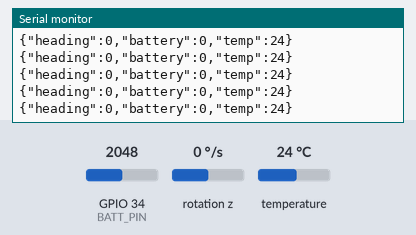
Bench run of a sketch on a simulated ESP32. Parts: the last lines printed to the serial monitor. Wiring (inferred from the names in the program): MPU-6050 motion sensor at I2C address 0x68. Inputs (shaded band) come from the test bench; at power-on: rotation z 0 °/s, GPIO 34 (BATT_PIN) = 2048, temperature 24 °C (analog values on the 0–4095 scale).

Above: at 1.9 s.
2.0 s: rotation z set to -192 °/s
At 2.11 s:
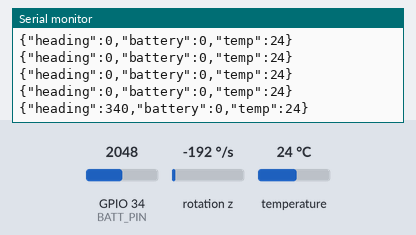
3.5 s: GPIO 34 (BATT_PIN) set to 2866
At 3.51 s:
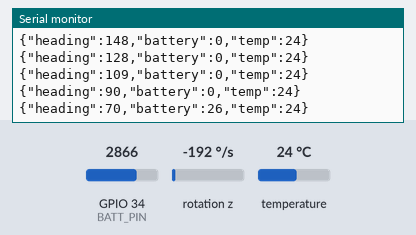
5.0 s: temperature set to 12 °C
At 5.02 s:
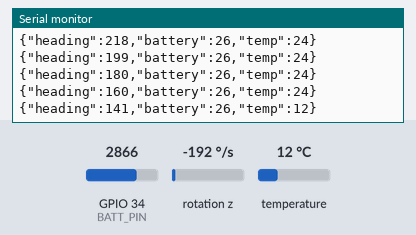
6.5 s: GPIO 34 (BATT_PIN) set to 3603
At 6.53 s:
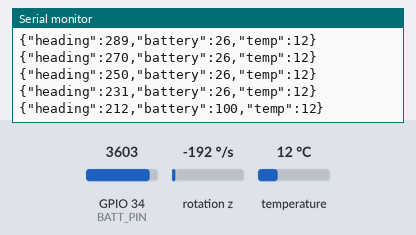
8.0 s: rotation z set to -100 °/s
At 8.04 s:
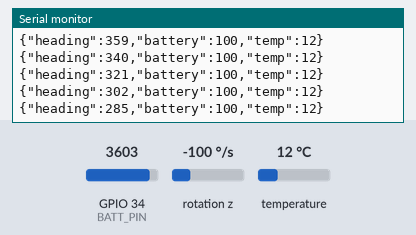
Timing chart, 0 to 10.5 s (numbered marks = the images above; inputs shaded):
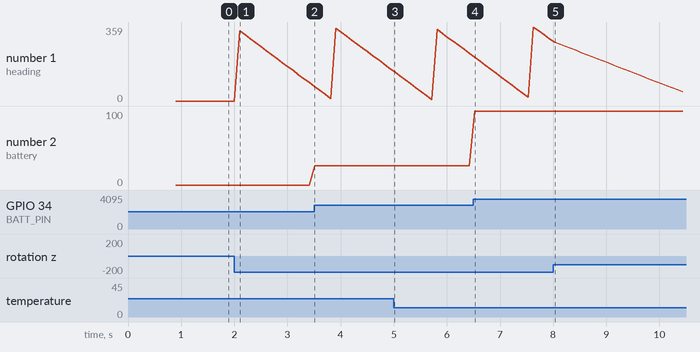

Measured:
- after the input at 2.0 s, the serial monitor: prints a new line after 0.10 s (image 1)
- after the input at 3.5 s, the serial monitor: prints a new line at once (image 2)
- after the input at 5.0 s, the serial monitor: prints a new line at once (image 3)
- after the input at 6.5 s, the serial monitor: prints a new line at once (image 4)
- after the input at 8.0 s, the serial monitor: prints a new line at once (image 5)
- plotted number 1: 0 → 90 after the input at 2.0 s, 302 → 44 after the input at 8.0 s
- plotted number 2: 0 → 26 after the input at 3.5 s, 26 → 100 after the input at 6.5 s

The sketch:

SensorFeeder.ino
```cpp
/*
 * SensorFeeder.ino  -  Sensor-Feeder fuer den V3 AR-Helm
 *
 * Liest Bewegung (MPU6050 IMU ueber I2C) und Akkuspannung (Spannungsteiler)
 * und schickt sie als JSON-Zeilen ueber die serielle Schnittstelle an den
 * AR-Rechner (Raspberry Pi 4/5), wo ar_passthrough.py sie ins HUD einblendet.
 *
 * WICHTIG (siehe Documentation/Guides/Elektronik-AR-Display.md, Abschnitt 4):
 * Sensorik und Luefter laufen BEWUSST auf einem eigenen Mikrocontroller,
 * unabhaengig vom Grafik-Rechner. Faellt der Pi aus, laeuft dieser Controller
 * (und damit z.B. die Luefterregelung) weiter.
 *
 * Zielboard: ESP32 (empfohlen) oder Arduino Nano. Auf Arduino den ADC-Teil
 * an 10-bit ADC und 5V-Logik anpassen.
 *
 * Verkabelung (ESP32):
 *   MPU6050 SDA -> GPIO 21,  SCL -> GPIO 22,  VCC -> 3V3,  GND -> GND
 *   Akku-Spannungsteiler -> GPIO 34 (ADC1, nur Eingang)
 *
 * Ausgabe (eine Zeile, ca. 10 Hz):
 *   {"heading":123,"battery":78,"temp":41}
 *
 * Hinweis: "heading" stammt aus integrierter Gyro-Z-Rate und ist RELATIV
 * (driftet langsam). Fuer einen echten Kompass zusaetzlich ein Magnetometer
 * (z.B. HMC5883L) ergaenzen. Fuer ein Cosplay-HUD ist die relative Drehung
 * meist ausreichend.
 */

#include <Wire.h>

// ---- Konfiguration ----
const uint8_t  MPU_ADDR    = 0x68;   // MPU6050 I2C-Adresse (AD0 = GND)
const uint8_t  BATT_PIN    = 34;     // ADC-Pin am Spannungsteiler
const float    ADC_REF     = 3.30;   // ESP32 ADC-Referenz (Volt)
const int      ADC_MAX     = 4095;   // 12-bit ADC
// Teiler so waehlen, dass die volle Akkuspannung am Pin unter 3.3 V bleibt:
// 2S (8.4 V) mit 200k (oben) / 100k (unten) = Faktor 3.0 -> 2.8 V am Pin.
// Ein 100k/100k-Teiler (Faktor 2.0) legt 4.2 V an GPIO34 und beschaedigt den ADC.
const float    DIVIDER     = 3.0;    // Teilerfaktor (R_oben + R_unten) / R_unten
const float    BATT_FULL   = 8.40;   // 2S LiPo voll (Volt)
const float    BATT_EMPTY  = 6.40;   // 2S LiPo leer (Volt)
const uint32_t SEND_EVERY  = 100;    // ms zwischen Ausgaben (10 Hz)

float headingDeg = 0.0;
float gyroZbias  = 0.0;
uint32_t lastSend = 0;
uint32_t lastIntegrate = 0;

void mpuWrite(uint8_t reg, uint8_t val) {
  Wire.beginTransmission(MPU_ADDR);
  Wire.write(reg);
  Wire.write(val);
  Wire.endTransmission();
}

int16_t mpuReadWord(uint8_t reg) {
  Wire.beginTransmission(MPU_ADDR);
  Wire.write(reg);
  Wire.endTransmission(false);
  Wire.requestFrom((int)MPU_ADDR, 2, true);
  int16_t hi = Wire.read();
  int16_t lo = Wire.read();
  return (hi << 8) | lo;
}

// Gyro-Z in Grad/Sekunde (Standard-Empfindlichkeit +-250 dps -> 131 LSB/dps)
float readGyroZdps() {
  return mpuReadWord(0x47) / 131.0;
}

float readTempC() {
  // MPU6050 Temperaturformel laut Datenblatt
  return mpuReadWord(0x41) / 340.0 + 36.53;
}

int batteryPercent() {
  long sum = 0;
  for (int i = 0; i < 16; i++) {
    sum += analogRead(BATT_PIN);
  }
  float adc = sum / 16.0;
  float vpin = (adc / ADC_MAX) * ADC_REF;
  float vbatt = vpin * DIVIDER;
  float pct = (vbatt - BATT_EMPTY) / (BATT_FULL - BATT_EMPTY) * 100.0;
  if (pct < 0) pct = 0;
  if (pct > 100) pct = 100;
  return (int)(pct + 0.5);
}

void calibrateGyro() {
  // Controller beim Start ruhig liegen lassen: Gyro-Z-Nullpunkt messen
  float sum = 0;
  const int n = 200;
  for (int i = 0; i < n; i++) {
    sum += readGyroZdps();
    delay(3);
  }
  gyroZbias = sum / n;
}

void setup() {
  Serial.begin(115200);
  Wire.begin();           // ESP32: SDA=21, SCL=22 (Standard)
  mpuWrite(0x6B, 0x00);   // MPU6050 aus dem Sleep wecken
  delay(100);
  analogReadResolution(12);
  calibrateGyro();
  lastIntegrate = millis();
  lastSend = millis();
}

void loop() {
  uint32_t now = millis();

  // Gyro-Z integrieren -> relative Drehung (Heading)
  float dps = readGyroZdps() - gyroZbias;
  float dt = (now - lastIntegrate) / 1000.0;
  lastIntegrate = now;
  if (dt > 0 && dt < 0.5) {
    headingDeg += dps * dt;
    while (headingDeg < 0)    headingDeg += 360.0;
    while (headingDeg >= 360) headingDeg -= 360.0;
  }

  if (now - lastSend >= SEND_EVERY) {
    lastSend = now;
    int batt = batteryPercent();
    int temp = (int)(readTempC() + 0.5);
    int head = ((int)(headingDeg + 0.5)) % 360;  // Rundung kann sonst 360 liefern
    // JSON-Zeile fuer ar_passthrough.py
    Serial.print("{\"heading\":");
    Serial.print(head);
    Serial.print(",\"battery\":");
    Serial.print(batt);
    Serial.print(",\"temp\":");
    Serial.print(temp);
    Serial.println("}");
  }
}
```
